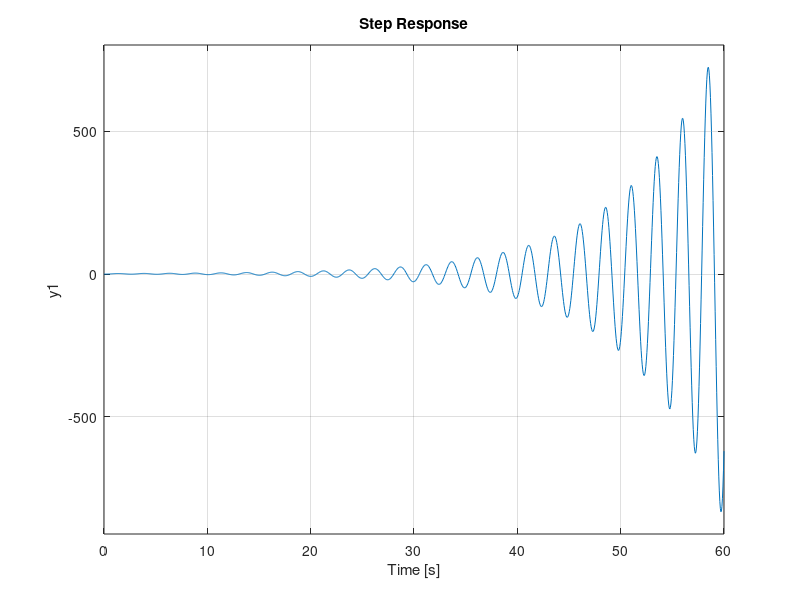

Write the MATLAB code that produced this figure. (Note: this script raises an error after producing the figure.)
clc;
clear;
close all;

s=tf('s');
G_P = 8/(s*(s+1)*(1+0.2*s))
figure(1)
step(feedback(G_P,1))
stepinfo(feedback(G_P,1))
figure(2)
bode(G_P)
margin(G_P)
[m_r,w_r] = getPeakGain(feedback(G_P,1))

G_C = (1+5*s)/(1 + 40*s)
G_T = G_P*G_C
figure(3)
step(feedback(G_T,1))
stepinfo(feedback(G_T,1))
figure(4)
bode(G_T)
margin(G_T)
[m_r_cont,w_r_cont] = getPeakGain(feedback(G_T,1))
